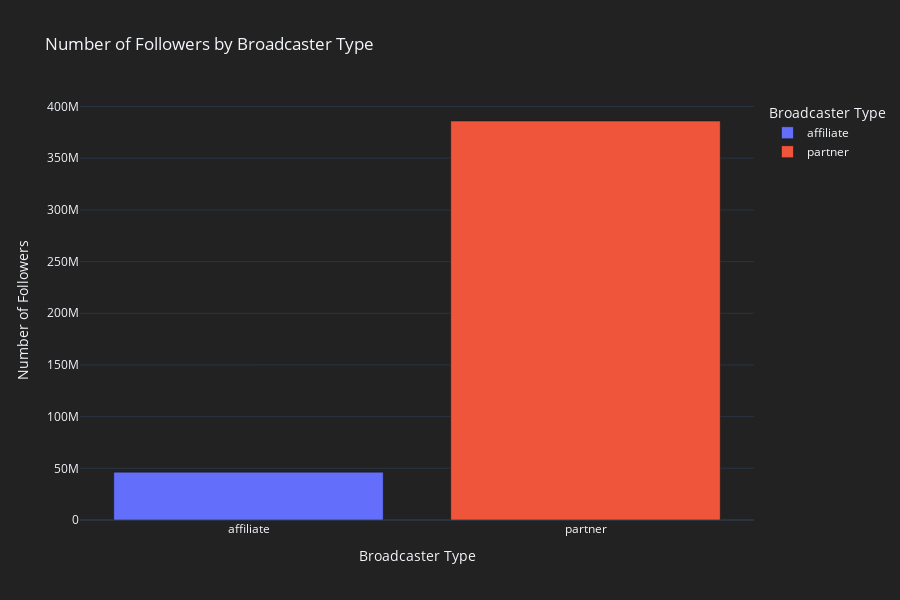

The notebook cell this image was saved under:
### Code cell
pio.templates.default = "plotly_dark"
bar_of = ["view_count","num_followers"][1]
bar_by = ["last_game_played_name","broadcaster_type","lang"][1]
labels_dict = {
    'num_followers':'Number of Followers',
    'view_count':'View Count',
    'broadcaster_type':'Broadcaster Type',
    'last_game_played_name':'Game Played'
}
if bar_by in ["last_game_played_name","view_count","num_followers"]:
    df = small_df.head(5000).groupby(bar_by).count().reset_index()
    title = f"Count of Streamers by {labels_dict[bar_by]}"
else:
    df = small_df.head(5000).groupby(bar_by).sum().reset_index()
    title=f"{labels_dict.get(bar_of)} by {labels_dict.get(bar_by)}"

df = df[df[bar_of]>5]

for row in df.iloc:
    cat = row[bar_by]
    top_streamer_in_category = small_df[small_df[bar_by]==cat].sort_values(bar_of,ascending=False).iloc[0]['name']
    df.loc[df[bar_by]==cat,'Top Streamer'] = top_streamer_in_category

fig = px.bar(
    df,
    x=bar_by, y=bar_of,
    color=bar_by,
    hover_data=["Top Streamer"],
    title=title,
    labels={bar_of: labels_dict.get(bar_of), bar_by: labels_dict.get(bar_by)},
    height=600,
    log_y=bar_by in ["last_game_played_name","view_count","num_followers"],
)
fig.update_layout(
    paper_bgcolor="#222222",plot_bgcolor="#222222",
)
fig

### Figure 1 — Plotly figure (JSON) as saved in the notebook; plotly's stock layout.template omitted (floating-point values rounded to 4 significant figures)
{"data": [{"alignmentgroup": "True", "customdata": [["robertpg"]], "hovertemplate": "Broadcaster Type=%{x}<br>Number of Followers=%{y}<br>Top Streamer=%{customdata[0]}<extra></extra>", "legendgroup": "affiliate", "marker": {"color": "#636efa", "pattern": {"shape": ""}}, "name": "affiliate", "offsetgroup": "affiliate", "orientation": "v", "showlegend": true, "textposition": "auto", "type": "bar", "x": ["affiliate"], "xaxis": "x", "y": [46315319], "yaxis": "y"}, {"alignmentgroup": "True", "customdata": [["auronplay"]], "hovertemplate": "Broadcaster Type=%{x}<br>Number of Followers=%{y}<br>Top Streamer=%{customdata[0]}<extra></extra>", "legendgroup": "partner", "marker": {"color": "#EF553B", "pattern": {"shape": ""}}, "name": "partner", "offsetgroup": "partner", "orientation": "v", "showlegend": true, "textposition": "auto", "type": "bar", "x": ["partner"], "xaxis": "x", "y": [386017824], "yaxis": "y"}], "layout": {"barmode": "relative", "height": 600, "legend": {"title": {"text": "Broadcaster Type"}, "tracegroupgap": 0}, "paper_bgcolor": "#222222", "plot_bgcolor": "#222222", "title": {"text": "Number of Followers by Broadcaster Type"}, "xaxis": {"anchor": "y", "categoryarray": ["affiliate", "partner"], "categoryorder": "array", "domain": [0, 1], "title": {"text": "Broadcaster Type"}}, "yaxis": {"anchor": "x", "domain": [0, 1], "title": {"text": "Number of Followers"}}}}
